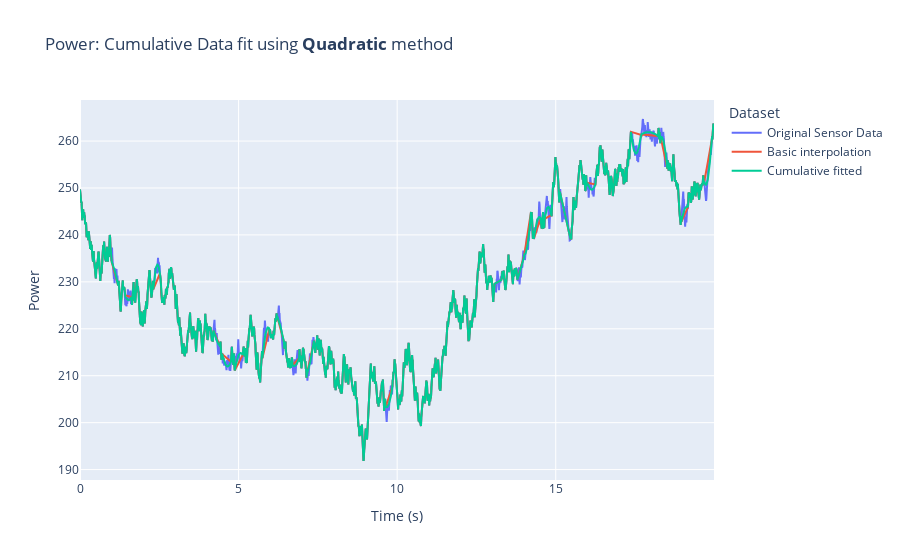
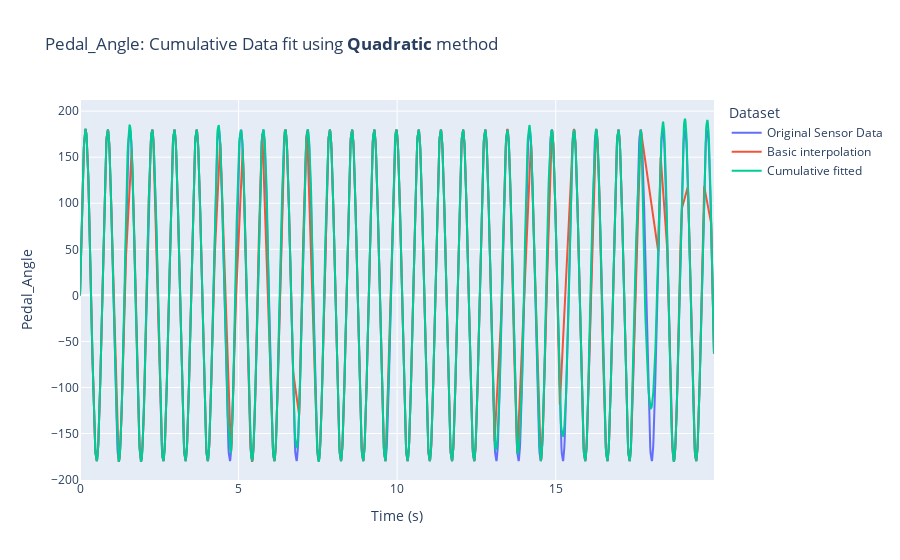

The notebook cell saved with these charts, in order:
### Markdown cell above
Quadratic Interpolation based on cumulative data

### Code cell
# equations for the quadratic
def equations(vars, start_val, end_val, num_miss, tot_val):
    a, b, c = vars
    up_lim = int(num_miss + 1)  # values range from n=0 to n=num_miss+1 (i.e. includes the known start and end values)
    eq1 = a*0**2 + b*0 + c - start_val
    eq2 = a*up_lim**2 + b*up_lim + c - end_val
    eq3 = sum([a*x**2 + b*x + c for x in range(up_lim+1)]) - (tot_val + start_val)
    return [eq1, eq2, eq3]

# Fill missing data from cumulative field using quadratic
def quadratic_fill(start, end, df):
    num_missing = end - start + 1
    
    # POWER
    # Calculate average power of missing records 
    tot_power = (df.loc[end + 1, 'Cumulative Power'] - df.loc[start - 1, 'Cumulative Power']) 
    start_power = df.loc[start - 1, 'Power']
    end_power = df.loc[end + 1, 'Power']
    # Solve the equations
    initial_guess = [1, 1, 1]
    a, b, c = fsolve(equations, initial_guess, args=(start_power, end_power, num_missing, tot_power)) 
    # Generate the missing values
    values = [a*x**2 + b*x + c for x in range(num_missing+2)]  # range includes start and ending known values
    # Fill in the missing values 
    df.loc[start:end, 'Power_Fit'] = values[1:-1]

    # PEDAL_ANGLE
    # Calculate average power of missing records 
    tot_pedal_angle = (df.loc[end + 1, 'Cumulative Pedal_Angle'] - df.loc[start - 1, 'Cumulative Pedal_Angle']) - (num_missing * offset)  # 180 was offset used
    start_pedal_angle = df.loc[start - 1, 'Pedal_Angle']
    end_pedal_angle = df.loc[end + 1, 'Pedal_Angle']
    # Solve the equations
    initial_guess = [1, 1, 1]
    a, b, c = fsolve(equations, initial_guess, args=(start_pedal_angle, end_pedal_angle, num_missing, tot_pedal_angle)) 
    # Generate the missing values
    values = [a*x**2 + b*x + c for x in range(num_missing+2)]  # range includes start and ending known values
    # Fill in the missing values 
    df.loc[start:end, 'Pedal_Angle_Fit'] = values[1:-1]
    
# Initialize start_index
start_index = None

# Reset the lost data again
df_packet_loss.loc[df_packet_loss['Signal']==False, ['Power_Fit','Pedal_Angle_Fit']] = np.NaN

# Loop through DataFrame to find missing signal sections
for i in range(len(df_packet_loss)):
    if df_packet_loss.loc[i, 'Signal'] == False:
        if start_index is None:
            start_index = i
    elif start_index is not None:
        end_index = i - 1  # The last index of the contiguous signal lost range
        quadratic_fill(start_index, end_index, df_packet_loss)
        start_index = None  # Reset for the next contiguous block

# Plot         
plot_comparison(df, df_packet_loss, 'Power', 'Quadratic')
plot_comparison(df, df_packet_loss, 'Pedal_Angle', 'Quadratic')


# Summary Stats
summary_power_df['Quadratic'] = get_stats(df,df_packet_loss,'Power','Quadratic')
formatted_df = summary_power_df.applymap(format_float)
print(formatted_df.to_markdown(index=False))
print()
summary_pedal_df['Quadratic'] = get_stats(df,df_packet_loss,'Pedal_Angle','Quadratic')
formatted_df = summary_pedal_df.applymap(format_float)
print(formatted_df.to_markdown(index=False))

### Figure 1 — Plotly figure (JSON) as saved in the notebook; plotly's stock layout.template omitted (floating-point values rounded to 4 significant figures; data arrays with more than 128 entries replaced by an {"elided": "..."} marker saying what was removed)
{"data": [{"mode": "lines", "name": "Original Sensor Data", "type": "scatter", "x": {"elided": "2000 float values"}, "y": {"elided": "2000 float values"}}, {"mode": "lines", "name": "Basic interpolation", "opacity": 1, "type": "scatter", "x": {"elided": "2000 float values"}, "y": {"elided": "2000 float values"}}, {"mode": "lines", "name": "Cumulative fitted", "opacity": 1, "type": "scatter", "x": {"elided": "2000 float values"}, "y": {"elided": "2000 float values"}}], "layout": {"legend": {"title": {"text": "Dataset"}}, "title": {"text": "Power: Cumulative Data fit using <b>Quadratic</b> method<br>"}, "xaxis": {"title": {"text": "Time (s)"}}, "yaxis": {"title": {"text": "Power"}}}}

### Figure 2 — Plotly figure (JSON) as saved in the notebook; plotly's stock layout.template omitted (floating-point values rounded to 4 significant figures; data arrays with more than 128 entries replaced by an {"elided": "..."} marker saying what was removed)
{"data": [{"mode": "lines", "name": "Original Sensor Data", "type": "scatter", "x": {"elided": "2000 float values"}, "y": {"elided": "2000 float values"}}, {"mode": "lines", "name": "Basic interpolation", "opacity": 1, "type": "scatter", "x": {"elided": "2000 float values"}, "y": {"elided": "2000 float values"}}, {"mode": "lines", "name": "Cumulative fitted", "opacity": 1, "type": "scatter", "x": {"elided": "2000 float values"}, "y": {"elided": "2000 float values"}}], "layout": {"legend": {"title": {"text": "Dataset"}}, "title": {"text": "Pedal_Angle: Cumulative Data fit using <b>Quadratic</b> method<br>"}, "xaxis": {"title": {"text": "Time (s)"}}, "yaxis": {"title": {"text": "Pedal_Angle"}}}}
